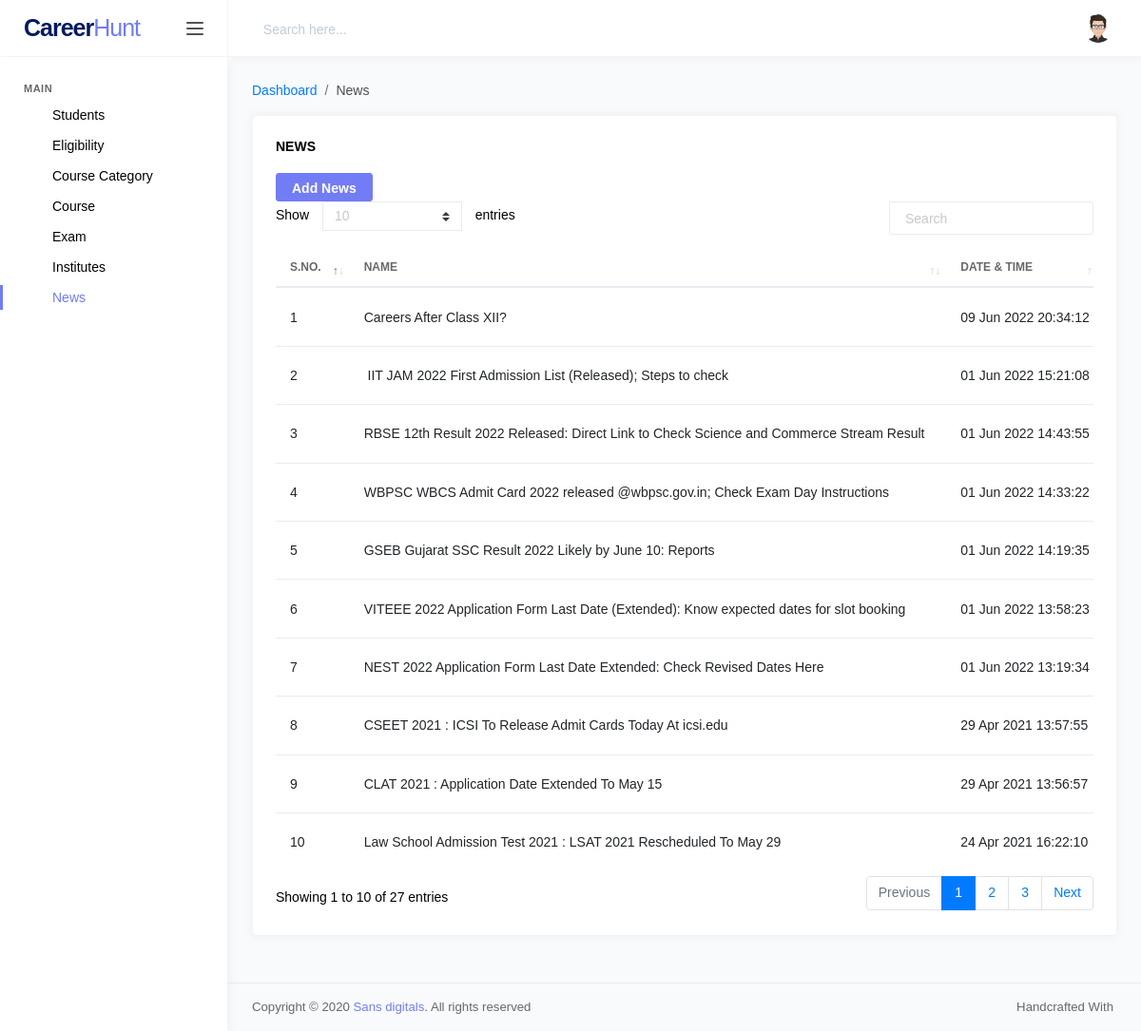
Screenshot of /admin/news.php (signed in) with the database file from the repository.
### tables this page shows
CREATE TABLE `news` (
  `id` int(11) UNSIGNED NOT NULL,
  `name` text NOT NULL,
  `slug` text NOT NULL,
  `description` longtext NOT NULL,
  `image` text NOT NULL,
  `reg_date` varchar(20) NOT NULL,
  `mod_date` timestamp NOT NULL DEFAULT current_timestamp() ON UPDATE current_timestamp()
);

### functions.php (called while the page is built, shortened)
<?php
function runloopQuery($query){
	include('dbconfig.php');
$data = array();
$result = $conn->query($query);
    while($row = $result->fetch_assoc()) {
       $data[] = $row;
    }
      return $data;
}
?>

### admin/news.php (the view, shortened to what this page needs)
<?php
include('../functions.php');
?>
<!DOCTYPE html>
<html lang="en">
<head>
<?php include('headerscripts.php');?>
</head>
<body>
	<div class="main-wrapper">
<?php include('header.php');?>
		<div class="page-wrapper">
<?php include('topbar.php');?>
			<div class="page-content">
				<nav class="page-breadcrumb">
					<ol class="breadcrumb">
						<li class="breadcrumb-item"><a href="#">Dashboard</a></li>
						<li class="breadcrumb-item active" aria-current="page">News</li>
					</ol>
				</nav>
				<div class="row">
					<div class="col-md-12 grid-margin stretch-card">
            <div class="card">
              <div class="card-body">
                <h6 class="card-title">News</h6>
				<a href="add-news.php" class="btn btn-primary" >Add News</a>
                <div class="table-responsive">
                  <table id="dataTableExample" class="table">
                    <thead>
                       <tr>
                                <th>S.No.</th>
                                <th>Name</th>
                                <th>Date & Time</th>
                            </tr>
                    </thead>
                     <tbody id="after12_row">
                            <?php
							$upesdata = runloopQuery("select * from news  order by ID desc");
                            if(!empty($upesdata)){
                            $x=1; foreach($upesdata as $allctse){	?>
                            <tr id="recordid<?php echo $allctse['ID'];?>">
                                <td><?php echo $x;?></td>
                                <td><?php echo $allctse['name'];?></td>
                                <td><?php echo date('d M Y H:i:s',strtotime($allctse['reg_date']));?></td>
                            </tr>
                            <?php $x++; } }?>
                            </tbody>
                  </table>
                </div>
              </div>
            </div>
					</div>
				</div>
			</div>
<?php include('footer.php');?>
		</div>
	</div>
</body>
</html>

### rows the page displays
news: name "Careers After Class XII?", reg_date "09 Jun 2022 20:34:12"
news: name "IIT JAM 2022 First Admission List (Released); Steps to check", reg_date "01 Jun 2022 15:21:08"
news: name "RBSE 12th Result 2022 Released: Direct Link to Check Science and Commerce Stream Result", reg_date "01 Jun 2022 14:43:55"
news: name "WBPSC WBCS Admit Card 2022 released @wbpsc.gov.in; Check Exam Day Instructions", reg_date "01 Jun 2022 14:33:22"
news: name "GSEB Gujarat SSC Result 2022 Likely by June 10: Reports", reg_date "01 Jun 2022 14:19:35"
news: name "VITEEE 2022 Application Form Last Date (Extended): Know expected dates for slot booking", reg_date "01 Jun 2022 13:58:23"
news: name "NEST 2022 Application Form Last Date Extended: Check Revised Dates Here", reg_date "01 Jun 2022 13:19:34"
news: name "CSEET 2021 : ICSI To Release Admit Cards Today At icsi.edu", reg_date "29 Apr 2021 13:57:55"
news: name "CLAT 2021 : Application Date Extended To May 15", reg_date "29 Apr 2021 13:56:57"
news: name "Law School Admission Test 2021 : LSAT 2021 Rescheduled To May 29", reg_date "24 Apr 2021 16:22:10"
